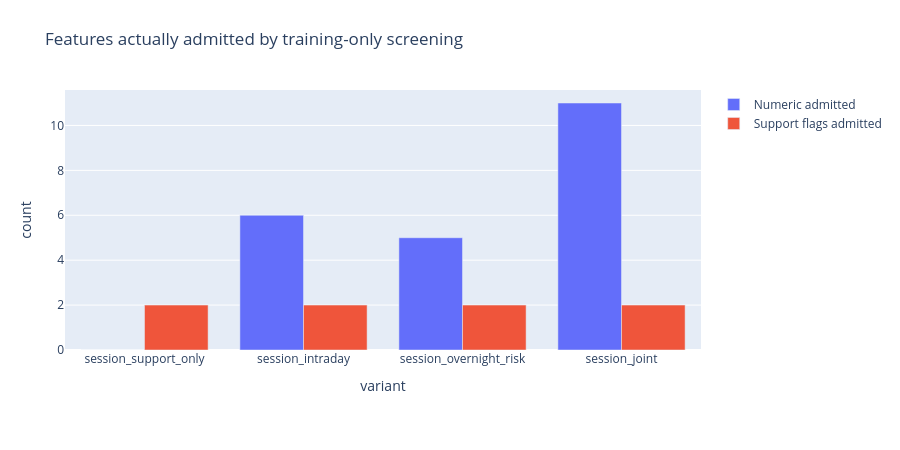

Write notebook code for a chart like this one.
### Markdown cell above
## Actual feature admission

### Code cell
figures[7][1].show(renderer='plotly_mimetype')

### Figure 1 — Plotly figure (JSON) as saved in the notebook; plotly's stock layout.template omitted (floating-point values rounded to 4 significant figures)
{"data": [{"alignmentgroup": "True", "hovertemplate": "type=Numeric admitted<br>variant=%{x}<br>count=%{y}<extra></extra>", "legendgroup": "Numeric admitted", "marker": {"color": "#636efa", "pattern": {"shape": ""}}, "name": "Numeric admitted", "offsetgroup": "Numeric admitted", "orientation": "v", "showlegend": true, "textposition": "auto", "type": "bar", "x": ["session_support_only", "session_intraday", "session_overnight_risk", "session_joint"], "xaxis": "x", "y": [0, 6, 5, 11], "yaxis": "y"}, {"alignmentgroup": "True", "hovertemplate": "type=Support flags admitted<br>variant=%{x}<br>count=%{y}<extra></extra>", "legendgroup": "Support flags admitted", "marker": {"color": "#EF553B", "pattern": {"shape": ""}}, "name": "Support flags admitted", "offsetgroup": "Support flags admitted", "orientation": "v", "showlegend": true, "textposition": "auto", "type": "bar", "x": ["session_support_only", "session_intraday", "session_overnight_risk", "session_joint"], "xaxis": "x", "y": [2, 2, 2, 2], "yaxis": "y"}], "layout": {"barmode": "group", "height": 450, "legend": {"title": {"text": ""}, "tracegroupgap": 0}, "margin": {"b": 100, "l": 65, "r": 30, "t": 90}, "title": {"text": "Features actually admitted by training-only screening"}, "xaxis": {"anchor": "y", "domain": [0, 1], "title": {"text": "variant"}}, "yaxis": {"anchor": "x", "domain": [0, 1], "title": {"text": "count"}}}}
